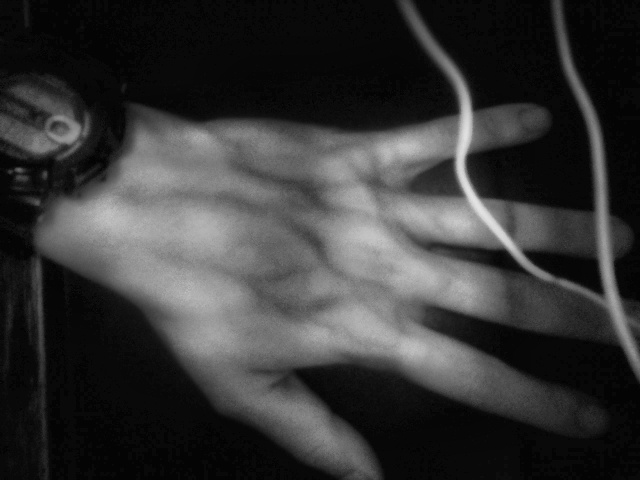
#> input picture Processing_Algorithms/Matching_Algo/img.jpg, 640 x 480 px, found by its file name
$ python CLAHE+contrast.py
#> lines starting #> are read from the running program, lines starting #| are printed output that depends on the picture
import numpy as np
import cv2
from pylab import array, show, axis, arange, figure, uint8

img = cv2.imread('img.jpg',0)
#> img is the input picture: shape (480, 640); min 0, max 229, mean 54.6
# img = cv2.medianBlur(img, 5)
maxIntensity = 255.0 # depends on dtype of image data
x = arange(maxIntensity)
# create a CLAHE object (Arguments are optional).
clahe = cv2.createCLAHE(clipLimit=2.0, tileGridSize=(4,4))
cl1 = clahe.apply(img)
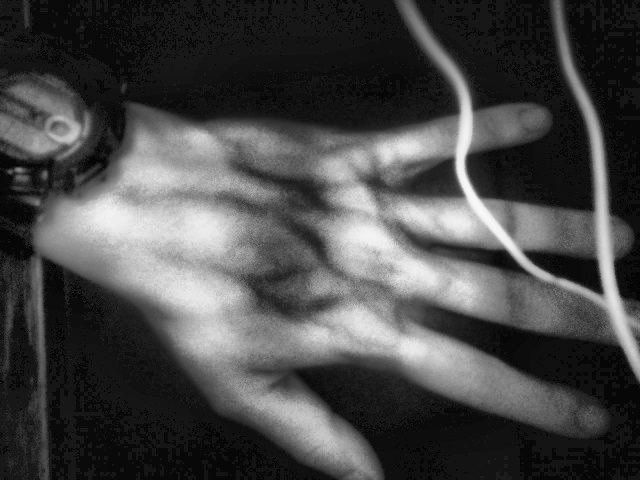
#> cl1: shape (480, 640); min 0, max 249, mean 72.5
phi = 1
theta = 0.9
newImage1 = (maxIntensity/phi)*(cl1/(maxIntensity/theta))**2
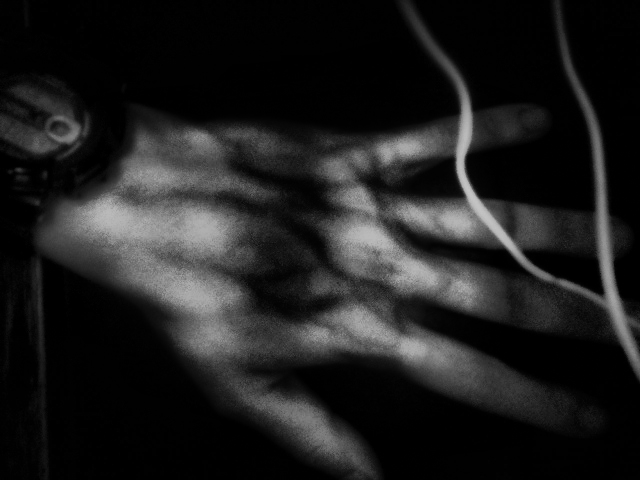
#> newImage1: shape (480, 640) float64; min 0, max 196.9, mean 31.2
newImage1 = array(newImage1,dtype=uint8)
res = np.hstack((img,cl1)) #stacking images side-by-side
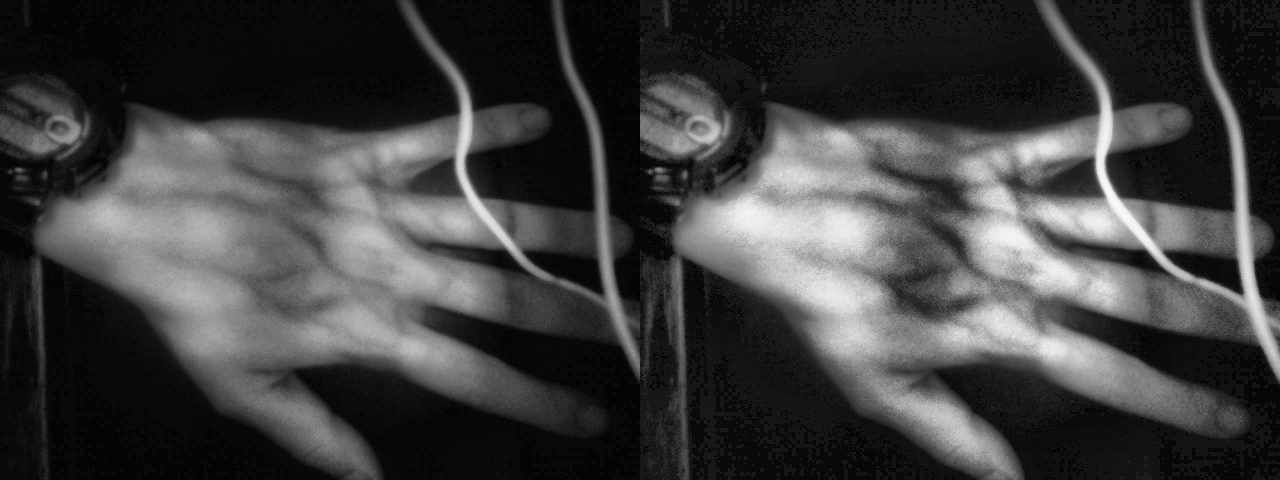
#> res: shape (480, 1280); min 0, max 249, mean 63.5
cv2.imshow('clahe',res)
cv2.imshow('contrast adjusted', newImage1)
cv2.waitKey(0)
cv2.destroyAllWindows()
